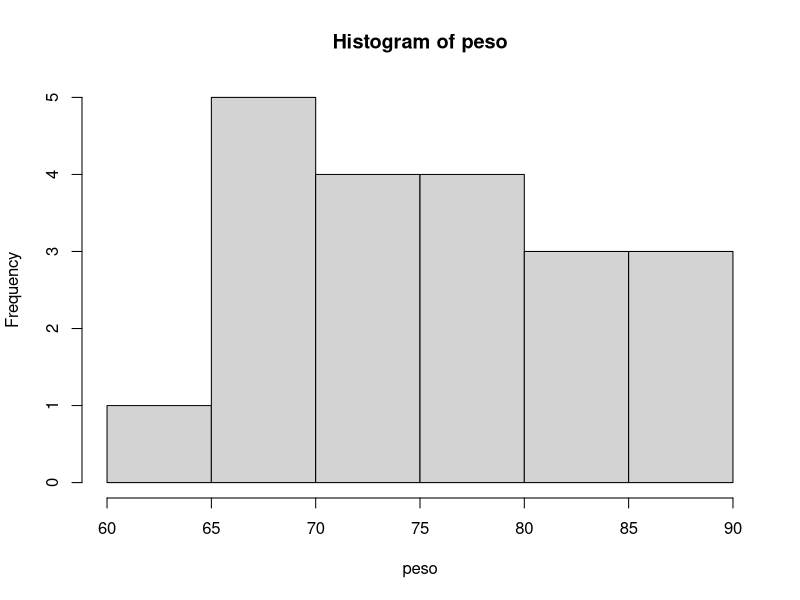
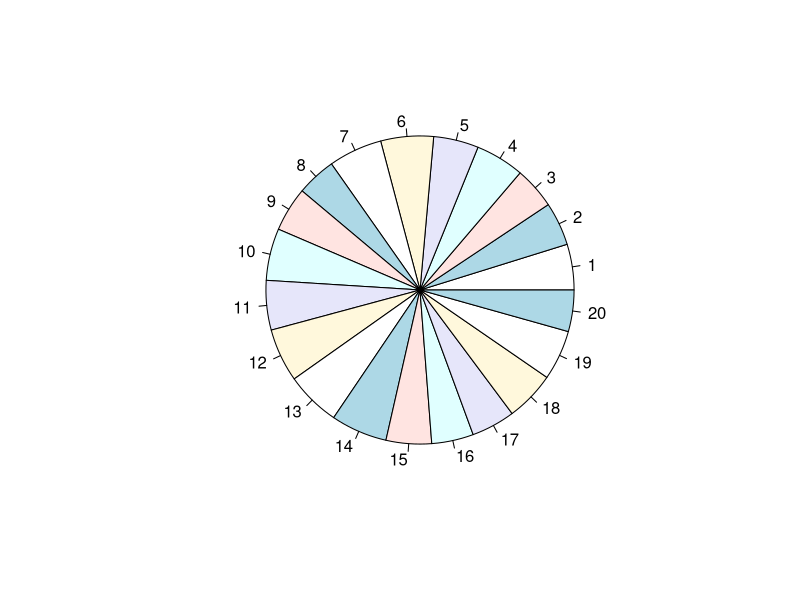
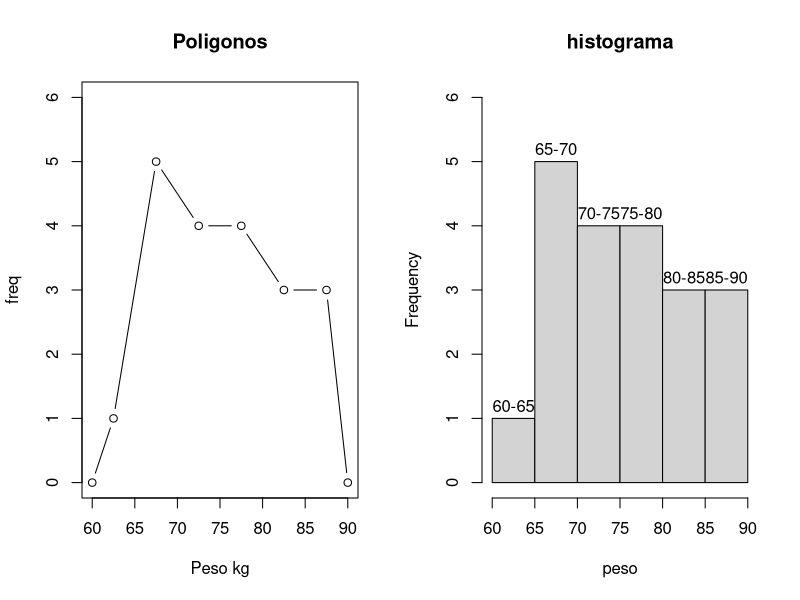
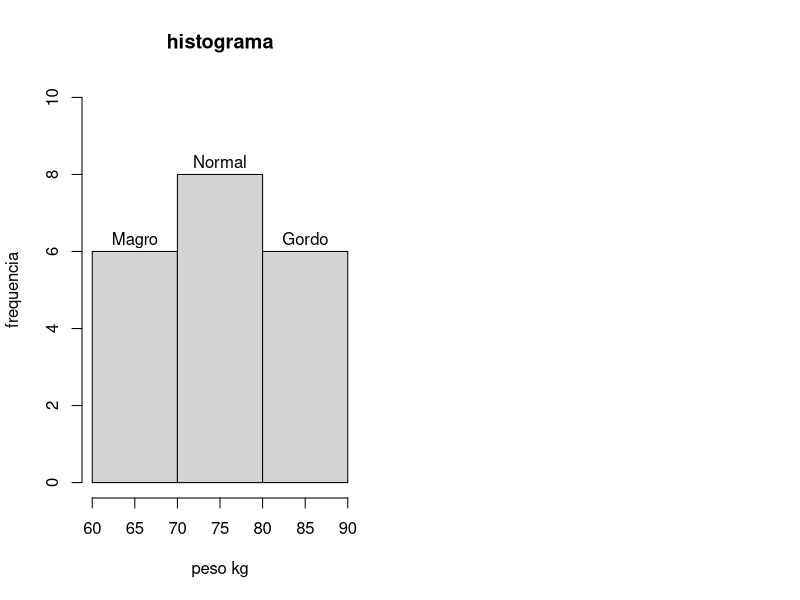

Source code (R) for these figures, in order:
# Montar histograma de frequencia para uma distribuicao continua

# Lista 1 - Exercicio 1
# Na tabela, estao apresentados os pesos em kg, de uma amostra, constituida 
# de 20 frequentadores de um clube.
# contrua o histograma e o poligono de frequencias

#  Inserindo valores na variavel peso

peso<-c(72.5,68.7,66.4,77.2,71.3,83.5,85.1,62.4,70.5,82.3,78.4,84.6,86.7,89.3,72.0,66.3,69.3,78.6,79.2,65.7)


# verificar a quantidade de dados (length)



length(peso)

# Organizar valores de peso em ordem crescente na variavel ORG (sort) # metodos para organicacao acima de 1.000.000 de dados no final





ORG<-sort(peso)
ORG

# valores 'qualitativos' 

quali <- c("Ruim","Bom","otimo","Bom","Ruim")


# organiza valores qualitativos de caracteres em ordem crescente



sort(quali)


# separa valores em quantidade ( table )




table(quali)


# Grafico de frequencia: argumento  (hist)
# separa os valores em intervalos de frequencias




hist(peso)


# grafico de pizza: argumento (pie)
# pouco visivel,pois tem muitas variaveis



pie(peso)


# Montagem do grafico de poligonos (plot) 
# Obtem os valores do histograma para construcao de tabelas de frequencia
# cria o aquivo 'histog'



histog = hist(peso, plot=FALSE)
View(histog)



# Extrai os valores dos pontos medios (histog$mids)
# Eixo x = horizontal inclui pontos 60 e 90




pm = c(60, histog$mids, 90)


# inclui valores iniciais e finais ao histograma de frequencias
# Eixo y = vertical



freq = c(0, histog$counts, 0)  

# Coloca 2 graficos na mesma linha (par) linha, coluna




par(mfrow=c(1,2))

# Grafico de (x,y) x=valores y=frequencias. argumento: (plot) 
# O grafico de 'poligonos' utiliza os pontos medios de cada intervalo
# Nome do grafico: argumento (main)
# Tipo de grafico (type)
# nome do eixo x. Argumento (xlab)
# limite do eixo y. Argumento (ylim)



plot(pm,freq, type='b', main="Poligonos",xlab="Peso kg",ylim=c(0,6))

# colocar os rotulos no histograma (labels)



classes<-c("60-65","65-70","70-75","75-80","80-85","85-90")
hist(peso,main="histograma",right=F,labels=classes,ylim=c(0,6))


# Observacoes
# Mudar o intervalo de frequencias da variavel 'peso' (breaks) 10 em 10



classes<-c("Magro","Normal","Gordo")
hist (peso,main="histograma", xlab="peso kg",ylim=c(0,10),ylab="frequencia",breaks=2,label=classes)



# Conclusao: 
# A maioria dos frequentadores do club estao com o peso entre 70-80 kg
# de acordo com o parametro 'classes', podemos considerar que a maioria
# dos frequntadores estao com o peso normal.















# organizar arquivos (sort) utilizando metodos [shell, quick, radix]
# utilizado para grande quantidade de dados


x <- rnorm(1e7)
system.time(x1 <- sort(x, method = "shell"))
system.time(x2 <- sort(x, method = "quick"))
system.time(x3 <- sort(x, method = "radix"))
stopifnot(identical(x1, x2))
stopifnot(identical(x1, x3))
